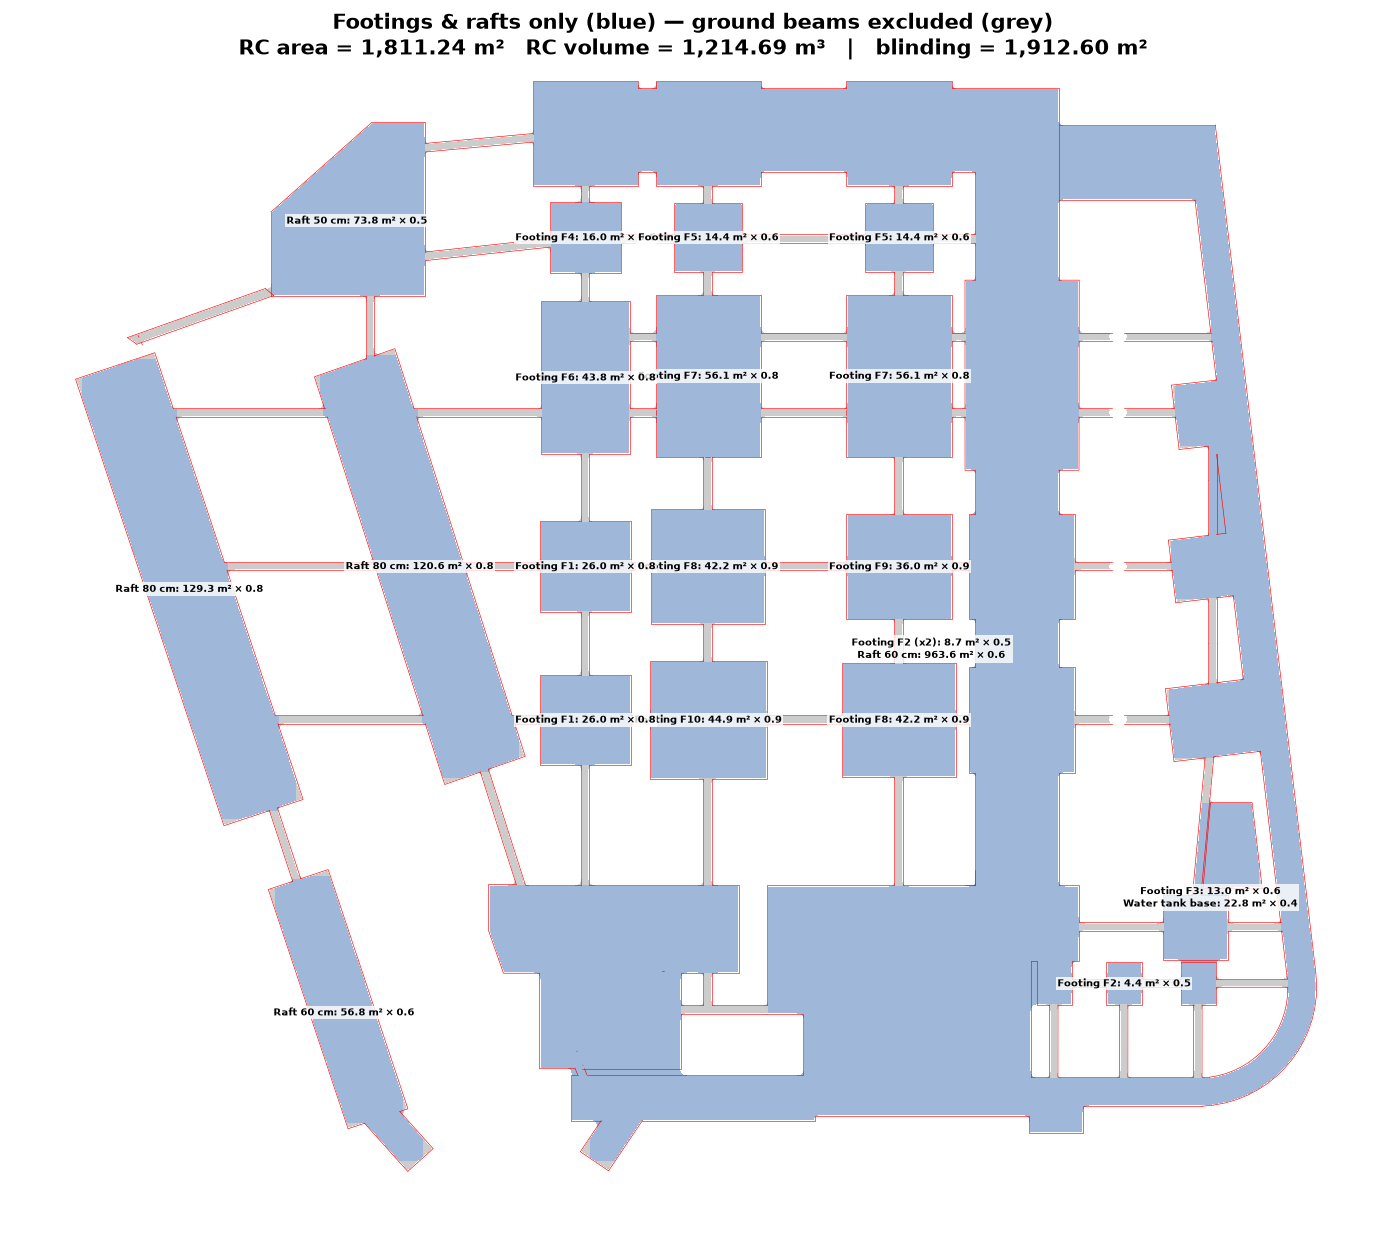

Source code (Python):
"""Reinforced concrete and blinding of the footings and rafts only (no ground beams),
from FOUNDATIONS.dxf.

  - The RC footprint of all foundations comes from blinding_area.py (blinding area pulled
    back by its 10 cm projection).
  - Ground beams are the narrow strips: a 1.0 m square opening removes everything
    narrower than 1 m and keeps the footings and rafts.
  - Each remaining piece is identified:
      isolated footings - its size matches the footing schedule (A x B); the schedule
                          area A x B and thickness C are used
      rafts            - the piece holds a "RAFT Thickness" tag; measured area x tag thickness
      water tank       - the piece at the tank (section A-A, 400 mm base) also holds F3
    Two F2 footings sit inside the large raft piece; they are taken out of it at 0.5 m.
Outputs: footings_concrete.xlsx, footings_concrete.pdf/png
"""
import numpy as np
from scipy import ndimage as ndi
import matplotlib; matplotlib.use("Agg")
import matplotlib.pyplot as plt
import openpyxl
from openpyxl.styles import Font, PatternFill

exec(open("blinding_area.py").read().split("wb = openpyxl.Workbook()")[0])   # blind, rc, grid

SCHEDULE = {  # footing: (A, B, C) in m, from the FOOTING SCHEDULE
    "F1": (5.10, 5.10, 0.8), "F2": (2.30, 1.90, 0.5), "F3": (3.60, 3.60, 0.6), "F4": (4.00, 4.00, 0.6),
    "F5": (3.80, 3.80, 0.6), "F6": (8.75, 5.00, 0.8), "F7": (9.35, 6.00, 0.8), "F8": (6.50, 6.50, 0.9),
    "F9": (6.00, 6.00, 0.9), "F10": (6.70, 6.70, 0.9)}
RAFT_TAGS = [(-40.63, 34.33, 0.8), (-24.58, 28.32, 0.8), (-26.26, 50.54, 0.5), (-32.73, 11.11, 0.6),
             (-14.47, 54.86, 0.6), (3.76, 54.86, 0.6), (12.1, 37.95, 0.6), (20.68, 31.94, 0.6),
             (22.27, 22.84, 0.6), (11.43, -1.25, 0.6), (-0.88, 7.71, 0.6), (-16.91, 11.25, 0.6),
             (-13.59, 0.15, 0.6), (17.56, 55.8, 0.6)]
TANK_POINT, TANK_BASE = (22.0, 14.0), 0.4      # "400mm REINFORCED CONCRETE FOUNDATION" (section A-A)
F2_IN_RAFT, F3_IN_TANK = 2, 1                  # F2 / F3 labels that fall inside those pieces

k = 2 * int(0.5 / RES) + 1
feet = ndi.maximum_filter(ndi.minimum_filter(rc.astype(np.uint8), size=k), size=k).astype(bool)
lab, n = ndi.label(feet)
px = lambda x, y: lab[int((Y1 - y) / RES), int((x - X0) / RES)]

rows = []   # (piece, element, area, thickness, x, y)
for i, sl in enumerate(ndi.find_objects(lab), 1):
    m = lab[sl] == i
    area = m.sum() * RES * RES
    cy, cx = ndi.center_of_mass(m)
    x, y = X0 + (cx + sl[1].start) * RES, Y1 - (cy + sl[0].start) * RES
    w, h = (sl[1].stop - sl[1].start) * RES, (sl[0].stop - sl[0].start) * RES
    err = {f: abs(max(w, h) - max(a, b)) + abs(min(w, h) - min(a, b)) for f, (a, b, c) in SCHEDULE.items()}
    best = min(err, key=err.get)
    match = [best] if err[best] < 0.3 else []
    rafts = [t for tx, ty, t in RAFT_TAGS if px(tx, ty) == i]
    if match:
        a, b, c = SCHEDULE[match[0]]
        rows.append((i, f"Footing {match[0]}", a * b, c, x, y))
    elif px(*TANK_POINT) == i:
        a, b, c = SCHEDULE["F3"]
        rows.append((i, "Footing F3", a * b, c, x, y))
        rows.append((i, "Water tank base", area - a * b, TANK_BASE, x, y))
    elif rafts:
        t = max(set(rafts), key=rafts.count)
        if len(rafts) > 3:   # the large raft piece holds two F2 footings
            a, b, c = SCHEDULE["F2"]
            rows.append((i, "Footing F2 (x2)", F2_IN_RAFT * a * b, c, x, y))
            area -= F2_IN_RAFT * a * b
        rows.append((i, f"Raft {t * 100:g} cm", area, t, x, y))
    else:
        rows.append((i, "Unidentified", area, 0.0, x, y))

rc_area = sum(r[2] for r in rows)
volume = sum(r[2] * r[3] for r in rows)
P = int(round(PROJECTION / RES)); pdisk = np.hypot(*np.mgrid[-P:P + 1, -P:P + 1]) <= P
feet_blind = ndi.binary_dilation(feet, structure=pdisk) & blind
fb_area = feet_blind.sum() * RES * RES

wb = openpyxl.Workbook(); ws = wb.active; ws.title = "Footings & rafts"
ws.append(["Piece", "Element", "RC area (m²)", "Thickness (m)", "RC volume (m³)"])
for c in ws[1]:
    c.font = Font(bold=True, color="FFFFFF"); c.fill = PatternFill("solid", fgColor="305496")
for i, el, a, t, x, y in rows:
    ws.append([i, el, round(a, 2), t, round(a * t, 2)])
ws.append([])
summary = {}
for _, el, a, t, *_ in rows:
    key = el.split(" (")[0] if el.startswith("Footing") else el
    s = summary.setdefault(key, [0, 0, 0]); s[0] += a; s[1] += a * t
    s[2] += 2 if "(x2)" in el else 1
ws.append(["", "Summary by element", "RC area (m²)", "Count", "RC volume (m³)"])
for c in ws[ws.max_row]: c.font = Font(bold=True)
for el in sorted(summary):
    a, v, cnt = summary[el]
    ws.append(["", el, round(a, 2), cnt, round(v, 2)])
ws.append([])
ws.append(["", "TOTAL reinforced concrete (no ground beams)", round(rc_area, 2), "", round(volume, 2)])
ws.append(["", "Blinding under footings & rafts (m²)", round(fb_area, 2), THICKNESS, round(fb_area * THICKNESS, 2)])
iso = [r for r in rows if r[1].startswith("Footing")]
iso_area = sum(r[2] for r in iso); iso_vol = sum(r[2] * r[3] for r in iso)
iso_blind = 0.0
for _, el, a, t, *_ in iso:
    f = el.split()[1]; cnt = 2 if "(x2)" in el else 1
    A, Bd, _c = SCHEDULE[f]
    iso_blind += cnt * (A + 2 * PROJECTION) * (Bd + 2 * PROJECTION)
ws.append([])
ws.append(["", "Isolated footings F1-F10 only: RC area (m²)", round(iso_area, 2), "", round(iso_vol, 2)])
ws.append(["", "Isolated footings F1-F10 only: blinding (A+0.2)x(B+0.2) (m²)", round(iso_blind, 2), THICKNESS,
           round(iso_blind * THICKNESS, 2)])
for r in (ws.max_row - 1, ws.max_row):
    for c in ws[r]: c.font = Font(bold=True)
for r in (ws.max_row - 1, ws.max_row):
    for c in ws[r]: c.font = Font(bold=True)
for col, w in zip("ABCDE", [8, 44, 14, 14, 16]):
    ws.column_dimensions[col].width = w
wb.save("footings_concrete.xlsx")

fig, ax = plt.subplots(figsize=(16, 14), dpi=110)
xs = np.linspace(X0, X1, W); ys = np.linspace(Y1, Y0, H)
ax.contourf(xs, ys, (rc & ~feet).astype(float), levels=[0.5, 1.5], colors=["#cccccc"])
ax.contourf(xs, ys, feet.astype(float), levels=[0.5, 1.5], colors=["#9fb7d9"])
for g in blind_lines: ax.plot(*g.xy, color="red", lw=0.4)
done = set()
for i, el, a, t, x, y in rows:
    if i in done:
        continue
    done.add(i)
    txt = "\n".join(f"{e}: {aa:.1f} m² × {tt:g}" for j, e, aa, tt, *_ in rows if j == i)
    ax.text(x, y, txt, ha="center", va="center", fontsize=6.5, weight="bold",
            bbox=dict(fc="white", ec="none", alpha=0.8, pad=1))
ax.set_xlim(X0, X1); ax.set_ylim(Y0, Y1); ax.set_aspect("equal"); ax.axis("off")
ax.set_title(f"Footings & rafts only (blue) — ground beams excluded (grey)\n"
             f"RC area = {rc_area:,.2f} m²   RC volume = {volume:,.2f} m³   |   blinding = {fb_area:,.2f} m²",
             fontsize=14, weight="bold")
fig.savefig("footings_concrete.png", bbox_inches="tight"); fig.savefig("footings_concrete.pdf", bbox_inches="tight")
print(f"RC area={rc_area:.2f} volume={volume:.2f} blinding={fb_area:.2f}")
print(f"isolated footings: area={iso_area:.2f} volume={iso_vol:.2f} blinding={iso_blind:.2f}")
for el in sorted(summary): print(el, [round(v, 2) for v in summary[el]])
